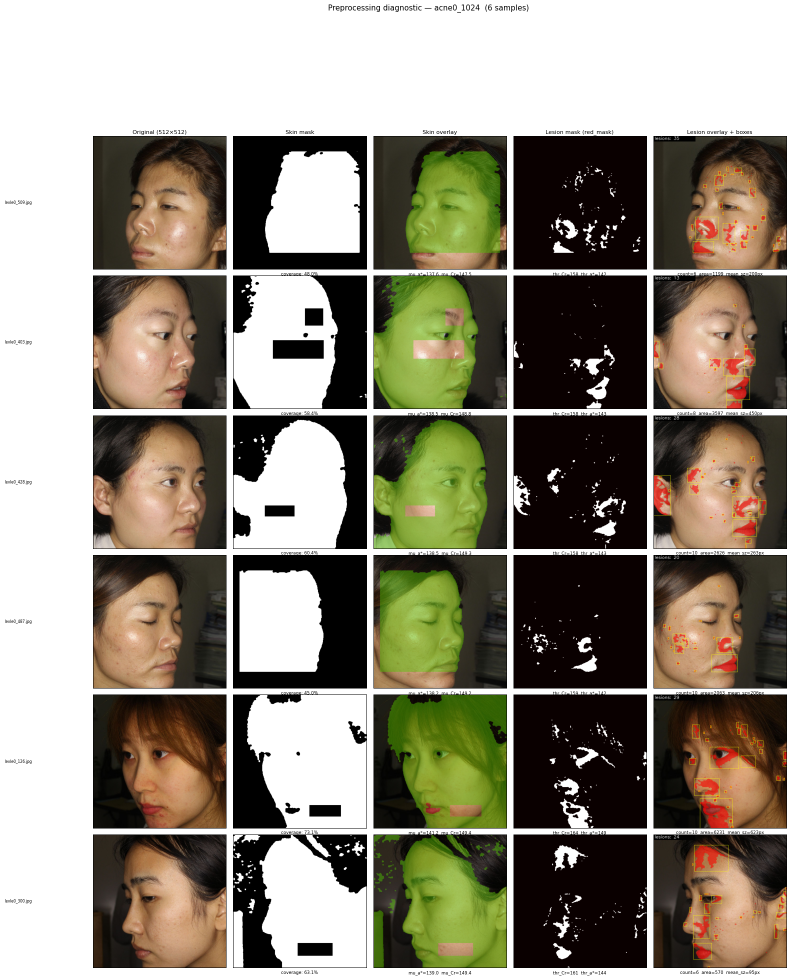
#> input picture diagnostics/grid_acne0_1024.png, 1581 x 1958 px (shown at 1/2 size); its folder holds only this picture in this run
$ python -i pipeline.py   (imports and definitions only)   (older library calls are emulated)
#> lines starting #> are read from the running program, lines starting #| are printed output that depends on the picture; after the words box and inside, x2 and y2 are one past the last pixel; in counts of white or black regions, pixels touching at a corner belong together
#> further down, picture is the input picture: shape (1958, 1581, 3); mean B, G, R 122, 136.9, 143.5
### backend/encode.py
"""
Helpers: numpy arrays → base64-encoded PNG strings for the JSON response.
"""
import base64
import io
import cv2
import numpy as np
from PIL import Image


def to_png_b64(arr: np.ndarray) -> str:
    """BGR or grayscale ndarray → base64 PNG string."""
    if arr is None:
        return ""
    if arr.dtype != np.uint8:
        # Normalize floats to [0,255]
        mn, mx = arr.min(), arr.max()
        if mx > mn:
            arr = ((arr - mn) / (mx - mn) * 255).astype(np.uint8)
        else:
            arr = np.zeros_like(arr, dtype=np.uint8)
    if arr.ndim == 2:
        pil = Image.fromarray(arr, mode="L")
    else:
        rgb = cv2.cvtColor(arr, cv2.COLOR_BGR2RGB)
        pil = Image.fromarray(rgb)
    buf = io.BytesIO()
    pil.save(buf, format="PNG", optimize=True)
    return base64.b64encode(buf.getvalue()).decode()


# [6 lines left out: function colorize_mask, not called in this run]


def overlay_mask(img_bgr: np.ndarray, mask: np.ndarray, color_bgr=(0, 200, 100), alpha=0.45) -> np.ndarray:
    """Blend a binary mask onto a BGR image."""
    out = img_bgr.copy()
    colored = np.zeros_like(img_bgr)
    colored[mask == 255] = color_bgr
    mask3 = (mask == 255)[:, :, np.newaxis]
    out = np.where(mask3, (out * (1 - alpha) + colored * alpha).astype(np.uint8), out)
    return out


def draw_face_box(img_bgr: np.ndarray, face_box) -> np.ndarray:
    """Draw face bounding box + labeled ROI exclusions on a copy of the image."""
    out = img_bgr.copy()
    if face_box is None:
        return out
    fx, fy, fw, fh = face_box
    cv2.rectangle(out, (fx, fy), (fx + fw, fy + fh), (50, 220, 50), 2)
    cv2.putText(out, "face", (fx, fy - 6), cv2.FONT_HERSHEY_SIMPLEX, 0.55, (50, 220, 50), 1)
    return out


def draw_blobs(img_bgr: np.ndarray, blobs: list) -> np.ndarray:
    """Draw kept (green) and rejected (red) lesion blobs with reason labels."""
    out = img_bgr.copy()
    for b in blobs:
        x, y, w, h = b["bbox"]
        color = (0, 210, 0) if b["kept"] else (0, 60, 220)
        cv2.rectangle(out, (x, y), (x + w, y + h), color, 1)
        label = "" if b["kept"] else b.get("reject_reason", "")[:12]
        if label:
            cv2.putText(out, label, (x, max(y - 3, 10)),
                        cv2.FONT_HERSHEY_SIMPLEX, 0.35, color, 1)
    return out


def lbp_hist_to_png(hist: np.ndarray, radius: int, width=280, height=100) -> str:
    """Render a small LBP histogram bar chart as a base64 PNG."""
    canvas = np.ones((height, width, 3), dtype=np.uint8) * 245
    n = len(hist)
    bar_w = width // n
    max_v = hist.max() if hist.max() > 0 else 1.0
    colors = [(99, 102, 241), (236, 72, 153), (16, 185, 129)]  # indigo/pink/emerald
    c = colors[min(radius - 1, 2)]
    for i, v in enumerate(hist):
        bh = int(v / max_v * (height - 20))
        x0 = i * bar_w + 2
        x1 = x0 + bar_w - 3
        y0 = height - 10 - bh
        cv2.rectangle(canvas, (x0, y0), (x1, height - 10), c[::-1], -1)
    cv2.putText(canvas, f"LBP R={radius}", (4, 14),
                cv2.FONT_HERSHEY_SIMPLEX, 0.4, (80, 80, 80), 1)
    return to_png_b64(canvas)


def redness_heatmap(channel: np.ndarray, mask: np.ndarray) -> np.ndarray:
    """Colormap a single-channel redness image masked to skin pixels."""
    masked = np.zeros_like(channel)
    masked[mask == 255] = channel[mask == 255]
    cm = cv2.applyColorMap(masked, cv2.COLORMAP_JET)
    cm[mask != 255] = [20, 20, 20]
    return cm

### backend/pipeline.py
"""
TracedPipeline — parameterized re-run of preprocessing + feature extraction
that captures every intermediate image and value for the playground.

Mirrors src/preprocessing.py + src/features.py exactly at default params.
Guard: backend/test_pipeline.py asserts numerical equivalence with the originals.
"""
import os
import sys
import cv2
import numpy as np
from skimage.feature import local_binary_pattern, graycomatrix, graycoprops
from dataclasses import dataclass, field
from typing import Optional

# Make src/ importable for cascade loading
_ROOT = os.path.dirname(os.path.dirname(os.path.abspath(__file__)))
if _ROOT not in sys.path:
    sys.path.insert(0, _ROOT)

from backend.params import PipelineParams, DEFAULT_PARAMS
from backend.encode import (
    to_png_b64, overlay_mask, draw_face_box, draw_blobs,
    lbp_hist_to_png, redness_heatmap, colorize_mask,
)


# ── Cascade detection helpers (shared across calls) ──────────────────────────
_face_cascade    = cv2.CascadeClassifier(cv2.data.haarcascades + "haarcascade_frontalface_default.xml")
_face_cascade_alt = cv2.CascadeClassifier(cv2.data.haarcascades + "haarcascade_frontalface_alt2.xml")
_eye_cascade     = cv2.CascadeClassifier(cv2.data.haarcascades + "haarcascade_eye.xml")
_nose_cascade    = cv2.CascadeClassifier(os.path.join(_ROOT, "haarcascade_mcs_nose.xml"))


def _detect_face(gray_clahe: np.ndarray):
    """4-attempt cascade fallback chain, returns (x,y,w,h) or None."""
    attempts = [
        (_face_cascade,     1.05, 4, (90,  90)),
        (_face_cascade,     1.10, 3, (70,  70)),
        (_face_cascade_alt, 1.05, 4, (90,  90)),
        (_face_cascade_alt, 1.10, 3, (60,  60)),
    ]
    for i, (cascade, scale, neighbors, min_size) in enumerate(attempts):
        faces = cascade.detectMultiScale(gray_clahe, scaleFactor=scale,
                                         minNeighbors=neighbors, minSize=min_size)
        if len(faces) > 0:
            best = sorted(faces, key=lambda f: f[2] * f[3], reverse=True)[0]
            return tuple(best), i  # (bbox, attempt_idx)
    return None, -1


# ── Feature name labels ───────────────────────────────────────────────────────
FEATURE_NAMES = (
    # 8 structural
    ["lesion_count", "total_area", "intensity_mean", "intensity_std",
     "area_max", "area_std", "lesion_density", "mean_circularity"]
    # 27 LBP  (R=1 bins 0-8, R=2 bins 0-8, R=3 bins 0-8)
    + [f"lbp_r{r}_b{b}" for r in (1, 2, 3) for b in range(9)]
    # 3 GLCM
    + ["glcm_contrast", "glcm_homogeneity", "glcm_energy"]
    # 4 global redness
    + ["mu_a", "std_a", "mu_cr", "std_cr"]
)

FEATURE_GROUPS = {
    "Structural (8)":    list(range(0, 8)),
    "LBP R=1 (9)":       list(range(8, 17)),
    "LBP R=2 (9)":       list(range(17, 26)),
    "LBP R=3 (9)":       list(range(26, 35)),
    "GLCM (3)":          list(range(35, 38)),
    "Global Redness (4)": list(range(38, 42)),
}

FEATURE_DESCRIPTIONS = {
    "lesion_count":    "Number of qualifying lesion blobs after all shape/contrast filters",
    "total_area":      "Sum of pixel areas of all kept lesion blobs",
    "intensity_mean":  "Mean LAB a* value across lesion blob pixels (redness intensity)",
    "intensity_std":   "Std-dev of per-blob mean a* — how uniform is lesion redness",
    "area_max":        "Area (px²) of the largest single lesion blob",
    "area_std":        "Std-dev of blob areas — lesion size variability",
    "lesion_density":  "lesion_count / skin_pixel_count — how 'crowded' the acne is",
    "mean_circularity":"Mean 4π·A/P² of kept blobs; cysts (acne3) are rounder than papules",
    "glcm_contrast":   "GLCM contrast — local intensity variance (Σ(i-j)²)",
    "glcm_homogeneity":"GLCM homogeneity — inverse contrast; smooth skin → high",
    "glcm_energy":     "GLCM energy — orderliness of texture; uniform → high",
    "mu_a":   "Mean LAB a* over ALL skin pixels — global face redness level",
    "std_a":  "Std-dev of LAB a* over skin — redness variability",
    "mu_cr":  "Mean YCrCb Cr over skin pixels — chroma-red global level",
    "std_cr": "Std-dev of YCrCb Cr over skin",
}
# [6 lines not run here, left out]


def run(img_bgr: np.ndarray, params: PipelineParams = DEFAULT_PARAMS) -> dict:
    """
    Full traced pipeline. Returns a dict of all intermediates (b64 PNGs),
    feature vector, feature breakdown, blob list, and threshold values.
    """
    p = params

    # ── Stage 1: Resize ───────────────────────────────────────────────────
    resized = cv2.resize(img_bgr, (512, 512))

    # ── Stage 2: Grayscale ────────────────────────────────────────────────
    gray = cv2.cvtColor(resized, cv2.COLOR_BGR2GRAY)

    # ── Stage 3: CLAHE ────────────────────────────────────────────────────
    clahe_obj   = cv2.createCLAHE(clipLimit=p.clahe_clip, tileGridSize=(p.clahe_tile, p.clahe_tile))
    gray_clahe  = clahe_obj.apply(gray)
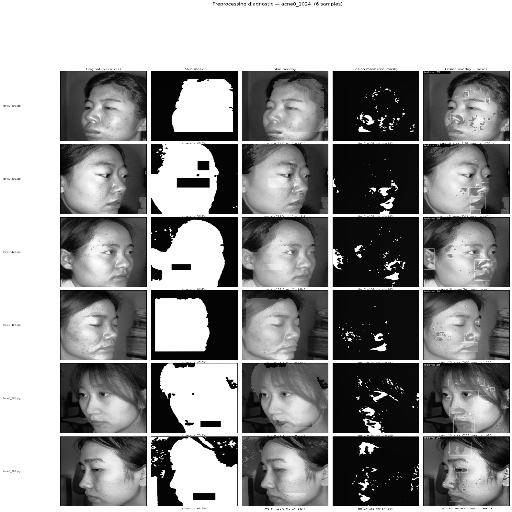
#> gray_clahe: shape (512, 512); min 1, max 255, mean 146.3

    # ── Stage 4: Face detection ───────────────────────────────────────────
    face_box, cascade_attempt = _detect_face(gray_clahe)
#> the loop in _detect_face, `for i, (cascade, scale, neighbors, min_size) in enumerate(attempts):` made 2 passes
#> best on pass 2: [140, 97, 112, 112]
#> face_box = (140, 97, 112, 112); cascade_attempt = 1

    # ── Stage 5: ROI mask (eyes / nose / lips blacked out) ───────────────
    roi_mask = np.ones((512, 512), dtype=np.uint8) * 255
    roi_regions = []  # for viz

    if face_box is not None:
        fx, fy, fw, fh = face_box
#> fx = 140; fy = 97; fw = 112; fh = 112
        face_roi = gray_clahe[fy:fy + fh, fx:fx + fw]
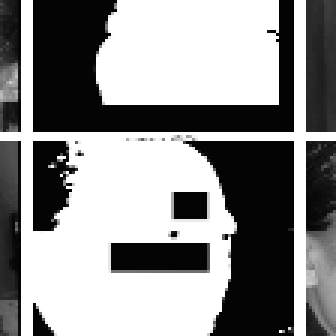
#> face_roi: shape (112, 112) (shown 3 times larger); min 3, max 255, mean 143.2

        eyes = _eye_cascade.detectMultiScale(face_roi, scaleFactor=1.1, minNeighbors=6)
#> eyes = ()
        nose = _nose_cascade.detectMultiScale(face_roi, scaleFactor=1.1, minNeighbors=6)
#> nose = ()

        for (ex, ey, ew, eh) in eyes:
            ex += fx; ey += fy
            roi_mask[max(0, ey - 6):min(512, ey + eh + 6),
                     max(0, ex - 8):min(512, ex + ew + 8)] = 0
            roi_regions.append({"type": "eye", "bbox": [int(ex - 8), int(ey - 6), int(ew + 16), int(eh + 12)]})
#> this loop made 0 passes
#> roi_mask: shape (512, 512); every value is 255
#> after the loop, roi_regions = []

        for (nx, ny, nw, nh) in nose:
            nx += fx; ny += fy
            roi_mask[max(0, ny - 5):min(512, ny + nh + 5),
                     max(0, nx - 5):min(512, nx + nw + 5)] = 0
            roi_regions.append({"type": "nose", "bbox": [int(nx - 5), int(ny - 5), int(nw + 10), int(nh + 10)]})

        lip_y1 = int(fy + 0.68 * fh); lip_y2 = int(fy + 0.90 * fh)
#> after `lip_y1 = int(fy + 0.68 * fh)`: lip_y1 = 173
#> after `lip_y2 = int(fy + 0.9 * fh)`: lip_y2 = 197
        lip_x1 = int(fx + 0.20 * fw); lip_x2 = int(fx + 0.80 * fw)
#> after `lip_x1 = int(fx + 0.2 * fw)`: lip_x1 = 162
#> after `lip_x2 = int(fx + 0.8 * fw)`: lip_x2 = 229
        roi_mask[max(0, lip_y1):min(512, lip_y2),
                 max(0, lip_x1):min(512, lip_x2)] = 0
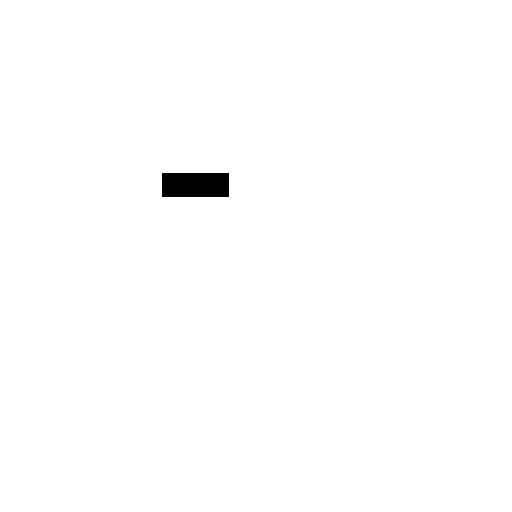
#> roi_mask: shape (512, 512); 99.4% white; 1 black region, box (x1, y1, x2, y2) and area: (162, 173, 229, 197) 1608
        roi_regions.append({"type": "lips", "bbox": [int(lip_x1), int(lip_y1), int(lip_x2 - lip_x1), int(lip_y2 - lip_y1)]})

    # ── Stage 6: YCrCb skin segmentation ─────────────────────────────────
    ycrcb = cv2.cvtColor(resized, cv2.COLOR_BGR2YCrCb)
#> ycrcb: shape (512, 512, 3); mean of channels 0, 1, 2 136.8, 132.5, 119.4
    skin_raw = cv2.inRange(ycrcb, np.array([0, 133, 77], dtype=np.uint8),
                                  np.array([255, 173, 127], dtype=np.uint8))
#> skin_raw: shape (512, 512); 30.4% white; 268 white regions (233 under 20 px), largest, box (x1, y1, x2, y2) and area: (333, 144, 419, 214) 5729, (333, 291, 419, 360) 5719, (333, 72, 419, 141) 5601
    skin_raw = cv2.morphologyEx(skin_raw, cv2.MORPH_CLOSE,
                                 cv2.getStructuringElement(cv2.MORPH_ELLIPSE, (p.skin_close, p.skin_close)))
#> skin_raw: shape (512, 512); 34.7% white; 61 white regions (50 under 20 px), largest, box (x1, y1, x2, y2) and area: (266, 71, 512, 506) 64134, (60, 71, 147, 506) 24747, (242, 294, 295, 360) 707
    skin_raw = cv2.morphologyEx(skin_raw, cv2.MORPH_OPEN,
                                 cv2.getStructuringElement(cv2.MORPH_ELLIPSE, (p.skin_open,  p.skin_open)))
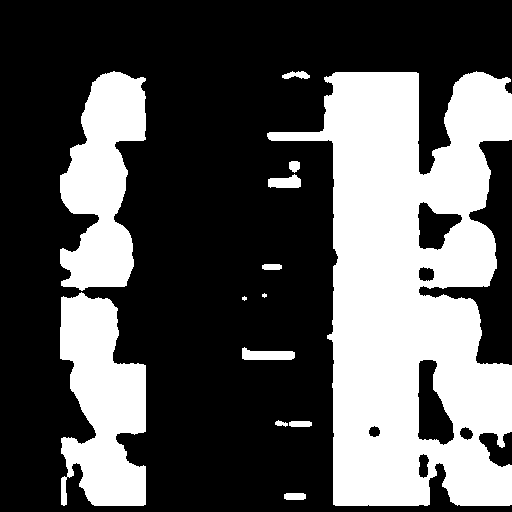
#> skin_raw: shape (512, 512); 34.4% white; 13 white regions (2 under 20 px), largest, box (x1, y1, x2, y2) and area: (267, 71, 512, 506) 64009, (60, 292, 146, 506) 12774, (60, 71, 146, 291) 11842

    # ── Stage 7: Combined mask ────────────────────────────────────────────
    skin_mask = cv2.bitwise_and(skin_raw, roi_mask)
    masked_face = cv2.bitwise_and(resized, resized, mask=skin_mask)

    # ── Feature channels ──────────────────────────────────────────────────
    lab        = cv2.cvtColor(resized, cv2.COLOR_BGR2LAB)
#> lab: shape (512, 512, 3); mean of channels 0, 1, 2 139.3, 128.6, 137
    a_channel  = lab[:, :, 1]
    cr_channel = ycrcb[:, :, 1]
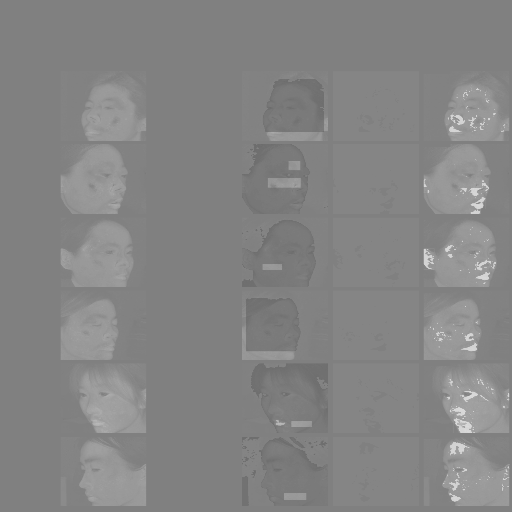
#> cr_channel: shape (512, 512); min 108, max 220, mean 132.5

    # ── Stage 8: Global skin redness stats + adaptive thresholds ─────────
    a_skin  = a_channel[skin_mask == 255]
    cr_skin = cr_channel[skin_mask == 255]
    skin_pixel_count = len(a_skin)
#> skin_pixel_count = 90179

    if skin_pixel_count == 0:
        # fallback: return zeros
        vec = np.zeros(42)
        return _package_zero_result(resized, gray, gray_clahe, skin_mask, params)

    mu_a   = float(np.mean(a_skin));  std_a  = float(np.std(a_skin))
#> after `mu_a = float(np.mean(a_skin))`: mu_a = 136
#> after `std_a = float(np.std(a_skin))`: std_a = 8.22
    mu_cr  = float(np.mean(cr_skin)); std_cr = float(np.std(cr_skin))
#> after `mu_cr = float(np.mean(cr_skin))`: mu_cr = 142.1
#> after `std_cr = float(np.std(cr_skin))`: std_cr = 12.93

    thr_cr = max(p.cr_floor, mu_cr + p.cr_k * std_cr)
#> thr_cr = 161.5
    thr_a  = max(p.a_floor,  mu_a  + p.a_k  * std_a)
#> thr_a = 145.8

    # ── Stage 9: Red mask + morphology ───────────────────────────────────
    _, mask_cr = cv2.threshold(cr_channel, thr_cr, 255, cv2.THRESH_BINARY)
#> mask_cr: shape (512, 512); 0.97% white; 218 white regions (192 under 20 px), largest, box (x1, y1, x2, y2) and area: (454, 418, 474, 433) 193, (87, 405, 116, 420) 164, (450, 405, 479, 420) 156
    _, mask_a  = cv2.threshold(a_channel,  thr_a,  255, cv2.THRESH_BINARY)
#> mask_a: shape (512, 512); 1.5% white; 294 white regions (260 under 20 px), largest, box (x1, y1, x2, y2) and area: (91, 373, 132, 405) 463, (86, 405, 116, 433) 437, (454, 373, 495, 403) 253
    red_mask   = cv2.bitwise_and(cv2.bitwise_and(mask_cr, mask_a), skin_mask)
#> red_mask: shape (512, 512); 0.9% white; 216 white regions (190 under 20 px), largest, box (x1, y1, x2, y2) and area: (87, 405, 116, 420) 152, (92, 419, 111, 433) 146, (450, 442, 470, 456) 140
    red_mask   = cv2.morphologyEx(red_mask, cv2.MORPH_OPEN,
                                   cv2.getStructuringElement(cv2.MORPH_ELLIPSE, (p.red_open,  p.red_open)))
#> red_mask: shape (512, 512); 0.57% white; 35 white regions (16 under 20 px), largest, box (x1, y1, x2, y2) and area: (92, 419, 109, 433) 135, (450, 442, 466, 455) 125, (454, 418, 473, 430) 124
    red_mask   = cv2.morphologyEx(red_mask, cv2.MORPH_CLOSE,
                                   cv2.getStructuringElement(cv2.MORPH_ELLIPSE, (p.red_close, p.red_close)))
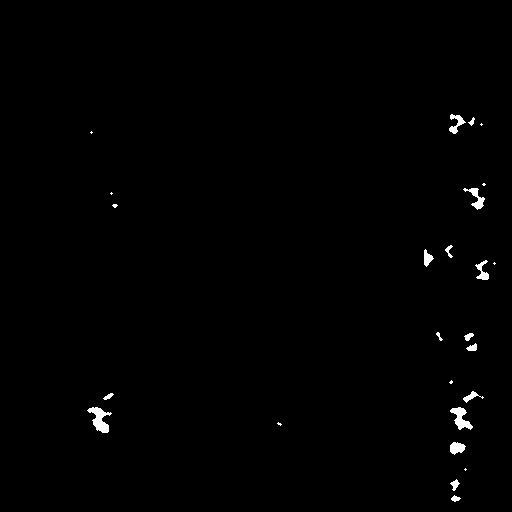
#> red_mask: shape (512, 512); 0.67% white; 25 white regions (9 under 20 px), largest, box (x1, y1, x2, y2) and area: (87, 407, 112, 433) 311, (450, 407, 473, 430) 252, (463, 188, 485, 210) 174

    # ── Stage 10: Connected components + shape filter ─────────────────────
    num_labels, labels, stats, _ = cv2.connectedComponentsWithStats(red_mask)
#> labels: shape (512, 512) int32; 26 distinct labels, from 0 to 25
#> num_labels = 26; stats = 26 rows, first 6: [0, 0, 512, 512, 260388], [449, 114, 17, 20, 144], [468, 117, 7, 9, 29], [480, 123, 3, 3, 5], [90, 131, 3, 3, 5], [482, 183, 4, 3, 8]
    min_area  = max(20, int(0.0001 * skin_pixel_count))
#> min_area = 20
    max_area  = int(p.max_area_pct * skin_pixel_count)
#> max_area = 3607
    surr_kern = cv2.getStructuringElement(cv2.MORPH_ELLIPSE, (11, 11))

    lesion_count = 0
    lesion_areas = []
    lesion_circs = []
    loc_intensities = []
    blobs = []

    for i in range(1, num_labels):
        area = stats[i, cv2.CC_STAT_AREA]
        bx   = stats[i, cv2.CC_STAT_LEFT]
        by   = stats[i, cv2.CC_STAT_TOP]
        bw   = stats[i, cv2.CC_STAT_WIDTH]
        bh_  = stats[i, cv2.CC_STAT_HEIGHT]

        reason = None
        if area < min_area:   reason = "too_small"
        elif area > max_area: reason = "too_large"
        else:
            aspect = max(bw, bh_) / max(min(bw, bh_), 1)
            if aspect > p.max_aspect: reason = f"aspect>{p.max_aspect:.1f}"
            else:
                fill = area / max(bw * bh_, 1)
                if fill < p.min_fill: reason = f"fill<{p.min_fill:.2f}"
                else:
                    comp_mask = (labels == i).astype(np.uint8) * 255
                    dilated   = cv2.dilate(comp_mask, surr_kern, iterations=1)
                    surround  = cv2.bitwise_and(
                        cv2.subtract(dilated, comp_mask),
                        (skin_mask > 0).astype(np.uint8) * 255,
                    )
                    surr_vals = a_channel[surround > 0]
                    blob_vals = a_channel[comp_mask > 0]
                    local_contrast = 0.0
                    if len(surr_vals) >= 10:
                        local_contrast = float(np.mean(blob_vals)) - float(np.mean(surr_vals))
                        if local_contrast < p.min_local_contrast:
                            reason = f"contrast<{p.min_local_contrast:.1f}"

                    if reason is None:
                        # compute circularity
                        contours, _ = cv2.findContours(comp_mask, cv2.RETR_EXTERNAL, cv2.CHAIN_APPROX_SIMPLE)
                        circ = 0.0
                        if contours:
                            perim = cv2.arcLength(contours[0], True)
                            if perim > 0:
                                circ = min(1.0, 4 * np.pi * area / (perim ** 2))

                        lesion_count += 1
                        lesion_areas.append(float(area))
                        lesion_circs.append(circ)
                        pxls = a_channel[labels == i]
                        if len(pxls) > 0:
                            loc_intensities.append(float(np.mean(pxls)))

                        blobs.append({
                            "bbox": [int(bx), int(by), int(bw), int(bh_)],
                            "area": int(area), "aspect": float(max(bw, bh_) / max(min(bw, bh_), 1)),
                            "fill": float(area / max(bw * bh_, 1)),
                            "local_contrast": float(local_contrast),
                            "circularity": float(circ),
                            "kept": True, "reject_reason": None,
                        })
                        continue

        blobs.append({
            "bbox": [int(bx), int(by), int(bw), int(bh_)],
            "area": int(area), "aspect": 0.0, "fill": 0.0,
            "local_contrast": 0.0, "circularity": 0.0,
            "kept": False, "reject_reason": reason,
        })
#> this loop made 25 passes
#> (area, bx, by, bw, bh_, aspect, fill, local_contrast) on passes 2, 13: (29, 468, 117, 7, 9, 1.29, 0.46, 27.65), (26, 436, 332, 7, 9, 1.29, 0.413, 30.02)
#> pass 1, in run, `comp_mask = (labels == i).astype(np.uint8) * 255`:
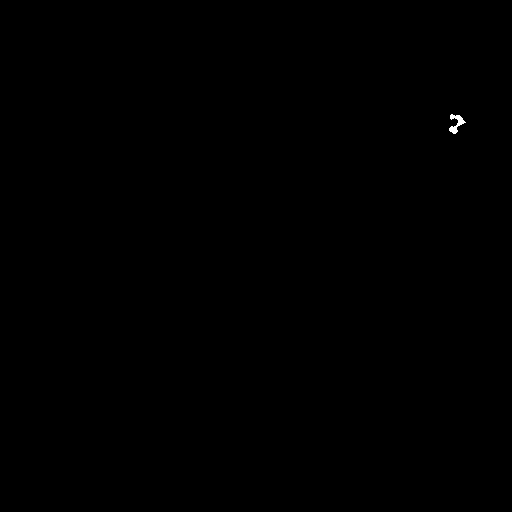
#> comp_mask: shape (512, 512); 0.05% white; 1 white region, box (x1, y1, x2, y2) and area: (449, 114, 466, 134) 144
#> (the rest of the program and of its run is left out)
